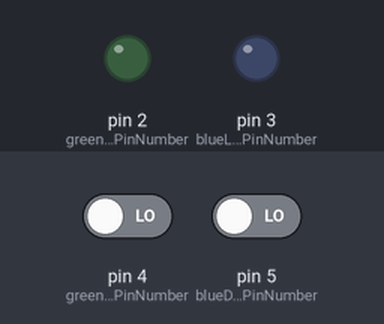
The sketch below on a simulated Arduino Uno, built with avr-gcc and run on an emulated ATmega328P. On the bench: output pins drawn as LEDs (lit = HIGH). The inputs (shaded band) are chosen by the test bench; at power-on: pin 4 (greenDigitalPinNumber) LOW, pin 5 (blueDigitalPinNumber) LOW.

Above: at 1.2 s.
1.3 s: pin 4 (greenDigitalPinNumber) driven HIGH
At 2.0 s:
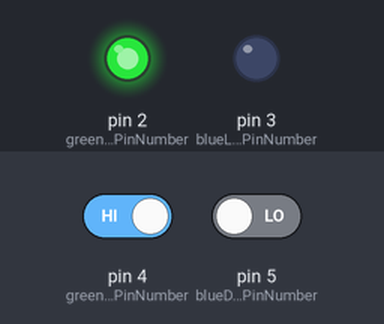
2.8 s: pin 5 (blueDigitalPinNumber) driven HIGH
At 4.0 s:
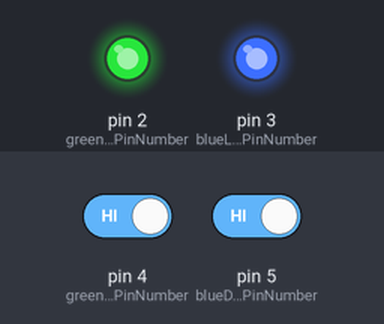
4.3 s: pin 4 (greenDigitalPinNumber) driven LOW
At 5.5 s:
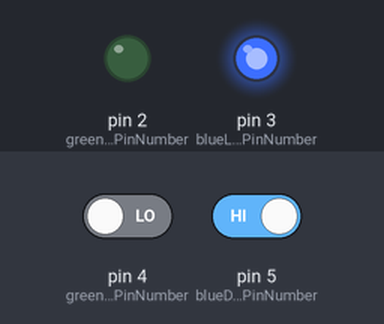
5.8 s: pin 5 (blueDigitalPinNumber) driven LOW
At 6.5 s:
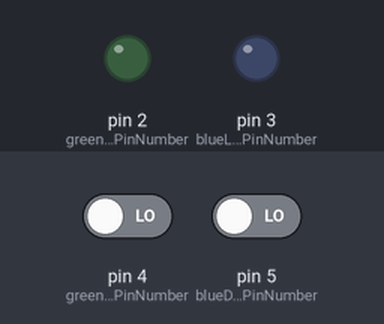
Timing chart, 0 to 8.3 s (numbered marks = the images above; inputs shaded):
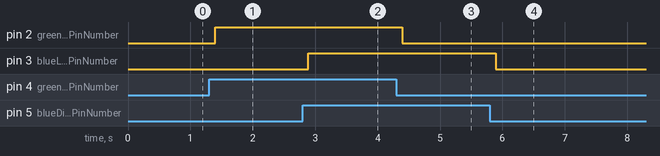

The sketch:

ExampleCode.ino
```cpp
/***********************************************************************/
/*                                                                     */
/*  FILE       :ExampleCode.ino                                        */
/*  DATE       :Sep 27th, 2021                                         */
/*  DESCRIPTION:Main Arduino routines                                  */
/*                                                                     */
/*  CPU TYPE   :Arduino Due ATmega328P                                 */
/*  AUTHOR     :Luis Angel Cabral                                      */
/*                                                                     */
/*  PROJECT    :Code Example                                           */
/*  IDE        :Arduino IDE 1.8.16                                     */
/*                                                                     */
/*                                                                     */
/***********************************************************************/

#include "I_GetAndSetInterface.h"
#include "LED_Process.h"
#include "ButtonProcess.h"


unsigned long previousMillis = 0;
const long maintTickMs = 10;

U8 buttonStateGreen = 0;
U8 buttonStateBlue = 0;

Button_t blueButton;
U8 blueDigitalPinNumber = 5;
U8 blueDelayMs = (U8)100/maintTickMs;

Button_t greenButton;
U8 greenDigitalPinNumber = 4;
U8 greenDelayMs = (U8)100/maintTickMs;

LED_t blueLED;
U8 blueLEDdigitalPinNumber = 3;

LED_t greenLED;
U8 greenLEDdigitalPinNumber = 2;

void setup()
{
  SR_Button_Init(
    &blueButton,
    blueDigitalPinNumber,
    blueDelayMs);

  SR_Button_Init(
    &greenButton,
    greenDigitalPinNumber,
    greenDelayMs);

  SR_Led_Init(
    &blueLED,
    blueLEDdigitalPinNumber);

  SR_Led_Init(
    &greenLED,
    greenLEDdigitalPinNumber);
}

void loop()
{
  unsigned long currentMillis = millis();

  if (currentMillis - previousMillis >= maintTickMs)
  {
    previousMillis = currentMillis;

    //Proccess
    SR_ButtonProcces( &greenButton );
    SR_ButtonProcces( &blueButton );

    //Refresh Output
    buttonStateGreen = SR_GetButtonState( &greenButton );
    buttonStateBlue = SR_GetButtonState( &blueButton );

    if ( buttonStateGreen == unpressedButton)
    {
      greenLED.interface.api->SetState(&greenLED.interface, off);
    } else {
      greenLED.interface.api->SetState(&greenLED.interface, on);
    }

    if (buttonStateBlue == unpressedButton)
    {
      blueLED.interface.api->SetState(&blueLED.interface, off);
    } else {
      blueLED.interface.api->SetState(&blueLED.interface, on);
    }
  }
}
```

ButtonProcess.cpp
```cpp
/***********************************************************************/
/*                                                                     */
/*  FILE       :ButtonProcess.cpp                                      */
/*  DATE       :Sep 27th, 2021                                         */
/*  DESCRIPTION:Button Process                                         */
/*                                                                     */
/*  CPU TYPE   :Arduino Due ATmega328P                                 */
/*  AUTHOR     :Luis Angel Cabral                                      */
/*                                                                     */
/*  PROJECT    :Code Example                                           */
/*  IDE        :Arduino IDE 1.8.16                                     */
/*                                                                     */
/*                                                                     */
/***********************************************************************/

#include "ButtonProcess.h"

/************************************************************************
 Name:          void SR_GetButtonState
 Parameters:    Button_t* button: Button instance.
 Description:   Return the button state.
************************************************************************/
buttonStateEnumeration SR_GetButtonState( Button_t* button )
{
    return button->state;
}

/************************************************************************
 Name:          SR_ButtonProcces
 Parameters:    Button_t* button: Button instance.
 Description:   Monitor the button digital pin to deternmine the button state.
************************************************************************/
void SR_ButtonProcces( Button_t* button )
{
    U8 localButtonState;

    localButtonState = digitalRead(button->digitalPinNumber);

    switch( button->state )
    {
        case unpressedButton:
            if(localButtonState == HIGH)
            {
                button->_private.counterMs--;

                if(button->_private.counterMs == 0)
                {
                    button->state = pressedButton;
                    button->_private.counterMs = button->delayMs;
                }
            }
            else
            {
                button->_private.counterMs = button->delayMs;
            }

            break;
        case pressedButton:
            if(localButtonState == LOW)
            {
                button->_private.counterMs--;

                if(button->_private.counterMs == 0)
                {
                    button->state = unpressedButton;
                    button->_private.counterMs = button->delayMs;
                }
            }
            else
            {
                button->_private.counterMs = button->delayMs;
            }
            break;
        default:
            button->state = unpressedButton;
            button->_private.counterMs = button->delayMs;
            break;
    }
}

/************************************************************************
 Name:          SR_HighPressureAlarmId4_Init
 Parameters:    Button_t* button: Button instance.
                U8 digitalPinNumber: digital pin number on arduino board.
                U8 delayMs: time delay to determine the buton state.
 Description:   Initialices a Button.
************************************************************************/
void SR_Button_Init(
    Button_t* button,
    U8 digitalPinNumber,
    U8 delayMs)
{
    button->digitalPinNumber = digitalPinNumber;
    button->delayMs = delayMs;
    button->_private.counterMs = delayMs;
    button->state = unpressedButton;

    pinMode(button->digitalPinNumber, INPUT);
}
```

ButtonProcess.h
```cpp
/***********************************************************************/
/*                                                                     */
/*  FILE       :ButtonProcess.h                                        */
/*  DATE       :Sep 27th, 2021                                         */
/*  DESCRIPTION:Button Process                                         */
/*                                                                     */
/*  CPU TYPE   :Arduino Due ATmega328P                                 */
/*  AUTHOR     :Luis Angel Cabral                                      */
/*                                                                     */
/*  PROJECT    :Code Example                                           */
/*  IDE        :Arduino IDE 1.8.16                                     */
/*                                                                     */
/*                                                                     */
/***********************************************************************/

#ifndef BUTTONPROCESS_H
#define BUTTONPROCESS_H

#include "Arduino.h"
#include "GlobalDefine.h"

enum buttonStateEnumeration
{
    unpressedButton = 0,
    pressedButton
};

typedef struct
{
    U8 digitalPinNumber;
    U8 delayMs;
    buttonStateEnumeration state;
    struct
    {
        U8 counterMs;
    } _private;
} Button_t;

extern buttonStateEnumeration SR_GetButtonState( Button_t* button );
extern void SR_ButtonProcces( Button_t* button );
extern void SR_Button_Init(
    Button_t* button,
    U8 digitalPinNumber,
    U8 delayMs);

#endif
```

GlobalDefine.h
```cpp
/***********************************************************************/
/*                                                                     */
/*  FILE       :GlobalDefine.h                                         */
/*  DATE       :Sep 27th, 2021                                         */
/*  DESCRIPTION:Global Definitions                                     */
/*                                                                     */
/*  CPU TYPE   :Arduino Due ATmega328P                                 */
/*  AUTHOR     :Luis Angel Cabral                                      */
/*                                                                     */
/*  PROJECT    :Code Example                                           */
/*  IDE        :Arduino IDE 1.8.16                                     */
/*                                                                     */
/*                                                                     */
/***********************************************************************/

#ifndef GLOBALDEFINE_H
#define GLOBALDEFINE_H

typedef unsigned char U8;
typedef signed char I8;
typedef unsigned short U16;
typedef signed short I16;
typedef unsigned long int U32;
typedef signed long int I32;
typedef float F32;
typedef double F64;
typedef unsigned long long U64;
typedef signed long long I64;

#endif
```

I_GetAndSetInterface.h
```cpp
/***********************************************************************/
/*                                                                     */
/*  FILE       :I_GetAndSetInterface.h                                 */
/*  DATE       :Sep 28th, 2021                                         */
/*  DESCRIPTION:Interface for set and get metoths                      */
/*                                                                     */
/*  CPU TYPE   :Arduino Due ATmega328P                                 */
/*  AUTHOR     :Luis Angel Cabral                                      */
/*                                                                     */
/*  PROJECT    :Code Example                                           */
/*  IDE        :Arduino IDE 1.8.16                                     */
/*                                                                     */
/***********************************************************************/

#ifndef I_GETANDSETINTERFACE_H_
#define I_GETANDSETINTERFACE_H_

enum StateEnumeration
{
    off = 0,
    on
};

struct I_GetAndSet_Api_t;

typedef struct
{
   const struct I_GetAndSet_Api_t *api;
} I_GetAndSet_t;

/*!
 * API for interacting with get and set.
 */
typedef struct I_GetAndSet_Api_t
{
   StateEnumeration (*GetState)(I_GetAndSet_t *_instance);
   void (*SetState)(I_GetAndSet_t *_instance, StateEnumeration state);
} I_GetAndSet_Api_t;

#endif
```

LED_Process.cpp
```cpp
/***********************************************************************/
/*                                                                     */
/*  FILE       :LED_Process.cpp                                        */
/*  DATE       :Sep 28th, 2021                                         */
/*  DESCRIPTION:LED Process                                            */
/*                                                                     */
/*  CPU TYPE   :Arduino Due ATmega328P                                 */
/*  AUTHOR     :Luis Angel Cabral                                      */
/*                                                                     */
/*  PROJECT    :Code Example                                           */
/*  IDE        :Arduino IDE 1.8.16                                     */
/*                                                                     */
/*                                                                     */
/***********************************************************************/

#include "LED_Process.h"

/************************************************************************
 Name:          StateEnumeration GetLedState
 Parameters:    I_GetAndSet_t *_instance: interface to get and set.
 Description:   Return the LED state.
************************************************************************/
static StateEnumeration GetLedState(I_GetAndSet_t *_instance)
{
    LED_t* instance = (LED_t*)_instance;
    return instance->state;
}


/************************************************************************
 Name:          void SetLedState
 Parameters:    I_GetAndSet_t *_instance: interface to get and set.
 Description:   Return the LED state.
************************************************************************/
static void SetLedState(I_GetAndSet_t *_instance, StateEnumeration state)
{
    LED_t* instance = (LED_t*)_instance;
    instance->state = state;
    digitalWrite(instance->digitalPinNumber, instance->state);
}

static const I_GetAndSet_Api_t api =
   { GetLedState, SetLedState };

/************************************************************************
 Name:          SR_HighPressureAlarmId4_Init
 Parameters:    LED_t* button: Button instance.
                U8 digitalPinNumber: digital pin number on arduino board.
 Description:   Initialices a Button.
************************************************************************/
void SR_Led_Init(
    LED_t* instance,
    U8 digitalPinNumber)
{
    instance->interface.api = &api;
    instance->digitalPinNumber = digitalPinNumber;
    instance->state = off;

    pinMode(instance->digitalPinNumber, OUTPUT);
}
```

LED_Process.h
```cpp
/***********************************************************************/
/*                                                                     */
/*  FILE       :LED_Process.h                                        */
/*  DATE       :Sep 27th, 2021                                         */
/*  DESCRIPTION:LED Process                                         */
/*                                                                     */
/*  CPU TYPE   :Arduino Due ATmega328P                                 */
/*  AUTHOR     :Luis Angel Cabral                                      */
/*                                                                     */
/*  PROJECT    :Code Example                                           */
/*  IDE        :Arduino IDE 1.8.16                                     */
/*                                                                     */
/*                                                                     */
/***********************************************************************/

#ifndef LED_PROCESS_H
#define LED_PROCESS_H

#include "Arduino.h"
#include "GlobalDefine.h"
#include "I_GetAndSetInterface.h"

typedef struct
{
    I_GetAndSet_t interface;
    U8 digitalPinNumber;
    StateEnumeration state;
} LED_t;

extern void SR_Led_Init(
    LED_t* instance,
    U8 digitalPinNumber);

#endif
```

Measured:
- after the input at 1.3 s, pin 2 (greenLEDdigitalPinNumber): LOW → HIGH after 0.10 s
- after the input at 2.8 s, pin 3 (blueLEDdigitalPinNumber): LOW → HIGH after 0.09 s
- after the input at 4.3 s, pin 2 (greenLEDdigitalPinNumber): HIGH → LOW after 0.10 s
- after the input at 5.8 s, pin 3 (blueLEDdigitalPinNumber): HIGH → LOW after 0.09 s
